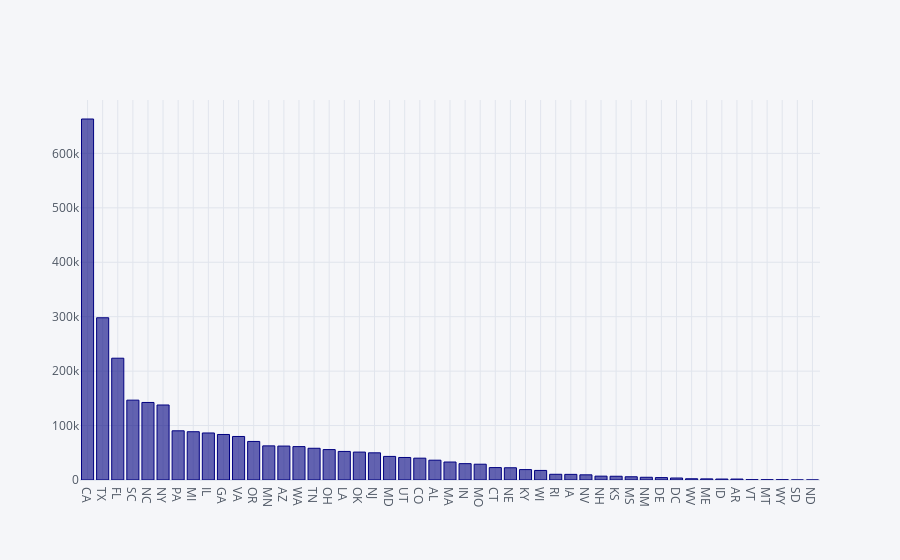

The code cell stored with this chart in its notebook:
### Markdown cell above
## Claculating the number of accidents per state

### Code cell
df_accident['State'].value_counts().compute().iplot(kind = 'bar', colors = 'navy')

### Figure 1 — Plotly figure (JSON) as saved in the notebook; plotly's stock layout.template omitted (floating-point values rounded to 4 significant figures)
{"data": [{"marker": {"color": "rgba(0, 0, 128, 0.6)", "line": {"color": "rgba(0, 0, 128, 1.0)", "width": 1}}, "name": "State", "orientation": "v", "text": "", "type": "bar", "x": ["CA", "TX", "FL", "SC", "NC", "NY", "PA", "MI", "IL", "GA", "VA", "OR", "MN", "AZ", "WA", "TN", "OH", "LA", "OK", "NJ", "MD", "UT", "CO", "AL", "MA", "IN", "MO", "CT", "NE", "KY", "WI", "RI", "IA", "NV", "NH", "KS", "MS", "NM", "DE", "DC", "WV", "ME", "ID", "AR", "VT", "MT", "WY", "SD", "ND"], "y": [663204, 298062, 223746, 146689, 142460, 137799, 90395, 88694, 86390, 83620, 79957, 70840, 62727, 62330, 61367, 58289, 55863, 52481, 51297, 49942, 43328, 41385, 40124, 36369, 33014, 30040, 29012, 22803, 22505, 19122, 17580, 10483, 10346, 9524, 7064, 6887, 5961, 5020, 4434, 3653, 2274, 2065, 1757, 1749, 585, 504, 492, 60, 43]}], "layout": {"legend": {"bgcolor": "#F5F6F9", "font": {"color": "#4D5663"}}, "paper_bgcolor": "#F5F6F9", "plot_bgcolor": "#F5F6F9", "title": {"font": {"color": "#4D5663"}}, "xaxis": {"gridcolor": "#E1E5ED", "showgrid": true, "tickfont": {"color": "#4D5663"}, "title": {"font": {"color": "#4D5663"}, "text": ""}, "zerolinecolor": "#E1E5ED"}, "yaxis": {"gridcolor": "#E1E5ED", "showgrid": true, "tickfont": {"color": "#4D5663"}, "title": {"font": {"color": "#4D5663"}, "text": ""}, "zerolinecolor": "#E1E5ED"}}}
